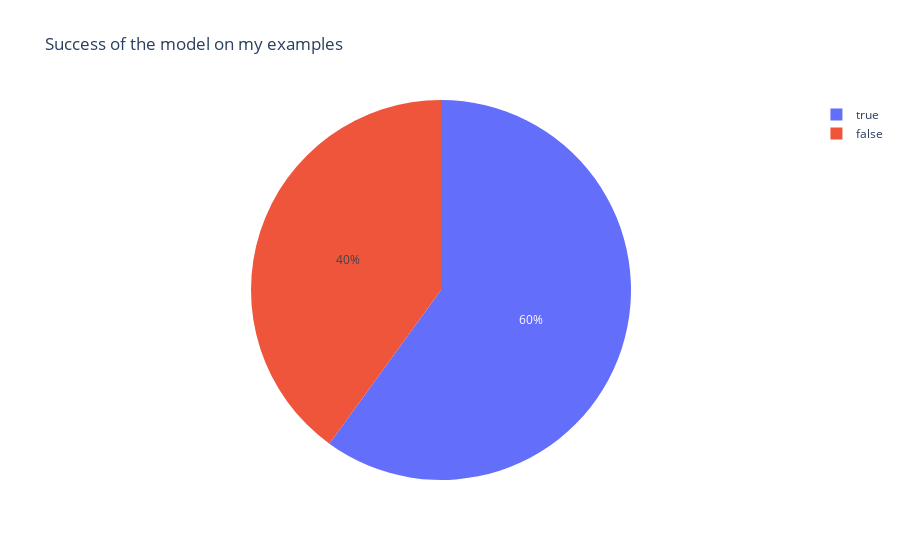

Notebook code cell kept with this figure:
### Code cell
import plotly.express as px

fig = px.pie(summary, names='Success', title ='Success of the model on my examples')
fig.show()

### Figure 1 — Plotly figure (JSON) as saved in the notebook; plotly's stock layout.template omitted (floating-point values rounded to 4 significant figures)
{"data": [{"domain": {"x": [0.0, 1.0], "y": [0.0, 1.0]}, "hovertemplate": "Success=%{label}<extra></extra>", "labels": [true, true, false, true, false, true, false, false, true, true, true, false, false, true, false, true, true, true, false, true, true, true, false, true, true, false, true, false, true, false], "legendgroup": "", "name": "", "showlegend": true, "type": "pie"}], "layout": {"legend": {"tracegroupgap": 0}, "title": {"text": "Success of the model on my examples"}}}
